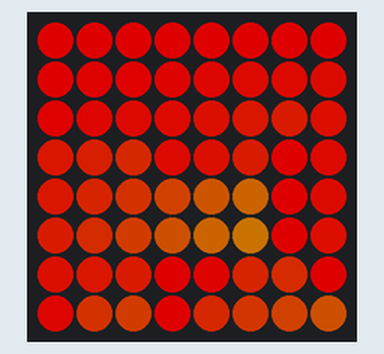
A program run on a simulated Arduino Nano 33 IoT. Parts: 8×8 RGB LED matrix (first LED top left, wired row by row). Dim RGB values are drawn brighter than linear; random numbers use the default seed unless the program sets one.

Above: at 0.15 s.
At 4.95 s:
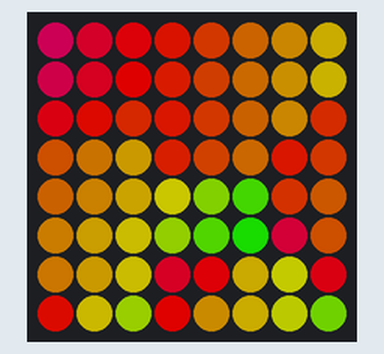
At 9.75 s:
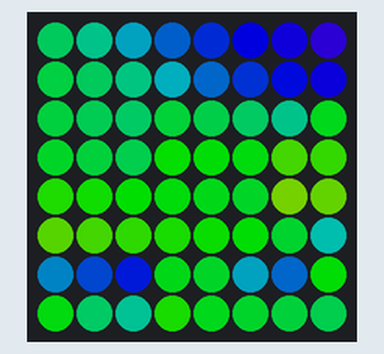
At 19.95 s:
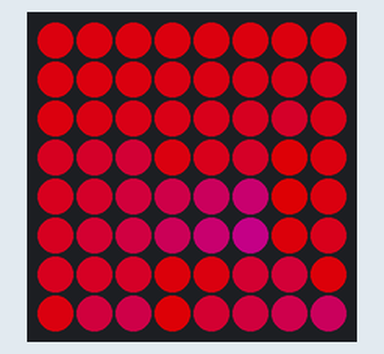
At 29.85 s:
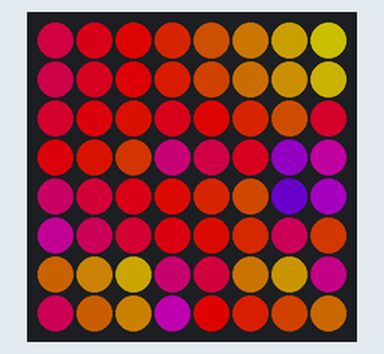
At 39.75 s:
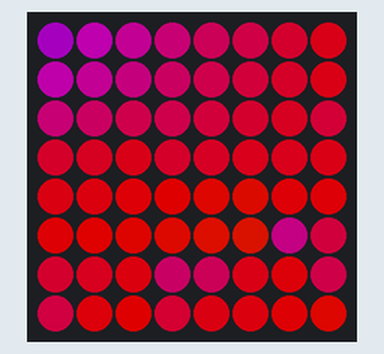

The program:

main.cpp
```cpp
#include <Arduino.h>
#include <FastLED.h>

#define LED_PIN 3

#define COLOR_ORDER GRB
#define CHIPSET WS2812

#define BRIGHTNESS 155

// Params for width and height
const uint8_t kMatrixWidth = 8;
const uint8_t kMatrixHeight = 8;

#define NUM_LEDS (kMatrixWidth * kMatrixHeight)
CRGB leds[NUM_LEDS];
#define LAST_VISIBLE_LED 45
uint8_t XY(uint8_t x, uint8_t y)
{
  // any out of bounds address maps to the first hidden pixel
  if ((x >= kMatrixWidth) || (y >= kMatrixHeight))
  {
    return (LAST_VISIBLE_LED + 1);
  }

  const uint8_t XYTable[] = {
      0, 8, 46, 51, 55, 59, 30, 38,
      1, 9, 16, 52, 56, 27, 31, 39,
      2, 10, 17, 19, 23, 28, 32, 40,
      3, 11, 18, 20, 24, 29, 33, 41,
      4, 12, 47, 21, 25, 60, 34, 42,
      5, 13, 48, 22, 26, 61, 35, 43,
      6, 14, 49, 53, 57, 62, 36, 44,
      7, 15, 50, 54, 58, 63, 37, 45};

  uint8_t i = (y * kMatrixWidth) + x;
  uint8_t j = XYTable[i];
  return j;
}

void setup()
{
  FastLED.addLeds<CHIPSET, LED_PIN, COLOR_ORDER>(leds, NUM_LEDS).setCorrection(TypicalSMD5050);
  FastLED.setBrightness(BRIGHTNESS);
}
uint16_t _plasmaShift = (random8(0, 5) * 32) + 64;
uint16_t _plasmaTime = 0;
const uint8_t _plasmaXfactor = 8;
const uint8_t _plasmaYfactor = 8;
void loop()
{

  // Fill background with dim plasma
  for (int16_t x = 0; x < kMatrixWidth; x++)
  {
    for (int16_t y = 0; y < kMatrixHeight; y++)
    {
      int16_t r = sin16(_plasmaTime) / 256;
      int16_t h = sin16(x * r * _plasmaXfactor + _plasmaTime) + cos16(y * (-r) * _plasmaYfactor + _plasmaTime) + sin16(y * x * (cos16(-_plasmaTime) / 256) / 2);
      leds[XY(x, y)] = CHSV((uint8_t)((h / 256) + 128), 255, 255);
    }
  }
  uint16_t oldPlasmaTime = _plasmaTime;
  _plasmaTime += _plasmaShift;
  if (oldPlasmaTime > _plasmaTime)
    _plasmaShift = (random8(0, 5) * 32) + 64;

  FastLED.show();
}
```
